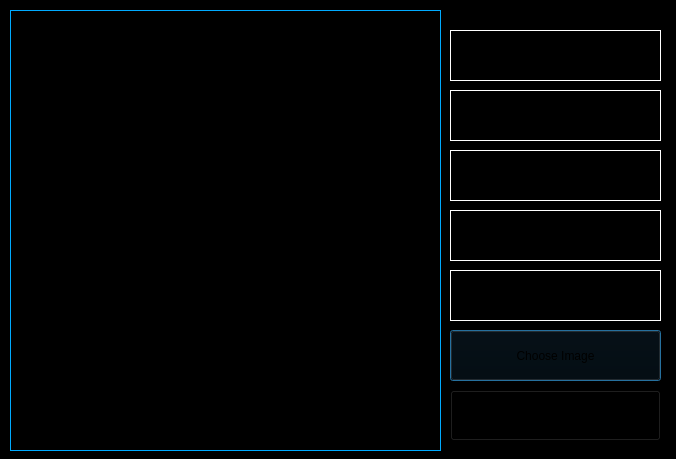
<?xml version="1.0" encoding="UTF-8"?>
<ui version="4.0">
 <class>NewPersonPopup</class>
 <widget class="QDialog" name="NewPersonPopup">
  <property name="geometry">
   <rect>
    <x>0</x>
    <y>0</y>
    <width>676</width>
    <height>459</height>
   </rect>
  </property>
  <property name="windowTitle">
   <string>Dialog</string>
  </property>
  <property name="styleSheet">
   <string notr="true">background-color:#000000;</string>
  </property>
  <widget class="QPlainTextEdit" name="plainTextEdit">
   <property name="geometry">
    <rect>
     <x>450</x>
     <y>30</y>
     <width>211</width>
     <height>51</height>
    </rect>
   </property>
   <property name="styleSheet">
    <string notr="true">border:1px solid #ffffff;</string>
   </property>
  </widget>
  <widget class="QPlainTextEdit" name="plainTextEdit_2">
   <property name="geometry">
    <rect>
     <x>450</x>
     <y>90</y>
     <width>211</width>
     <height>51</height>
    </rect>
   </property>
   <property name="styleSheet">
    <string notr="true">border:1px solid #ffffff;</string>
   </property>
  </widget>
  <widget class="QPlainTextEdit" name="plainTextEdit_3">
   <property name="geometry">
    <rect>
     <x>450</x>
     <y>150</y>
     <width>211</width>
     <height>51</height>
    </rect>
   </property>
   <property name="styleSheet">
    <string notr="true">border:1px solid #ffffff;</string>
   </property>
  </widget>
  <widget class="QPlainTextEdit" name="plainTextEdit_4">
   <property name="geometry">
    <rect>
     <x>450</x>
     <y>210</y>
     <width>211</width>
     <height>51</height>
    </rect>
   </property>
   <property name="styleSheet">
    <string notr="true">border:1px solid #ffffff;</string>
   </property>
  </widget>
  <widget class="QPlainTextEdit" name="plainTextEdit_5">
   <property name="geometry">
    <rect>
     <x>450</x>
     <y>270</y>
     <width>211</width>
     <height>51</height>
    </rect>
   </property>
   <property name="styleSheet">
    <string notr="true">border:1px solid #ffffff;</string>
   </property>
  </widget>
  <widget class="QPushButton" name="pushButton">
   <property name="geometry">
    <rect>
     <x>450</x>
     <y>330</y>
     <width>211</width>
     <height>51</height>
    </rect>
   </property>
   <property name="text">
    <string>Choose Image</string>
   </property>
  </widget>
  <widget class="QPushButton" name="pushButton_2">
   <property name="geometry">
    <rect>
     <x>450</x>
     <y>390</y>
     <width>211</width>
     <height>51</height>
    </rect>
   </property>
   <property name="text">
    <string>Create</string>
   </property>
  </widget>
  <widget class="QFrame" name="frame">
   <property name="geometry">
    <rect>
     <x>10</x>
     <y>10</y>
     <width>431</width>
     <height>441</height>
    </rect>
   </property>
   <property name="styleSheet">
    <string notr="true">border:1px solid rgb(0, 170, 255);</string>
   </property>
   <property name="frameShape">
    <enum>QFrame::StyledPanel</enum>
   </property>
   <property name="frameShadow">
    <enum>QFrame::Raised</enum>
   </property>
  </widget>
 </widget>
 <resources/>
 <connections/>
</ui>
